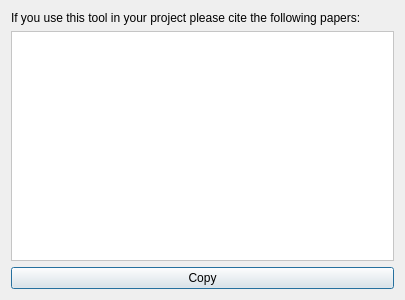
<?xml version="1.0" encoding="UTF-8"?>
<ui version="4.0">
 <class>DialogCitations</class>
 <widget class="QDialog" name="DialogCitations">
  <property name="geometry">
   <rect>
    <x>0</x>
    <y>0</y>
    <width>405</width>
    <height>300</height>
   </rect>
  </property>
  <property name="windowTitle">
   <string>Citations</string>
  </property>
  <layout class="QVBoxLayout" name="verticalLayout_2">
   <item>
    <layout class="QVBoxLayout" name="verticalLayout">
     <item>
      <widget class="QLabel" name="labelCitations">
       <property name="text">
        <string>If you use this tool in your project please cite the following papers:</string>
       </property>
      </widget>
     </item>
     <item>
      <widget class="QTextBrowser" name="textBrowserCitations">
       <property name="styleSheet">
        <string notr="true">background-color: rgb(255, 255, 255);
color: rgb(0, 0, 0);
</string>
       </property>
       <property name="openExternalLinks">
        <bool>true</bool>
       </property>
      </widget>
     </item>
     <item>
      <widget class="QPushButton" name="pushButtonCopyCitations">
       <property name="toolTip">
        <string>Copy citations to clipbord</string>
       </property>
       <property name="text">
        <string>Copy</string>
       </property>
      </widget>
     </item>
    </layout>
   </item>
  </layout>
 </widget>
 <resources/>
 <connections>
  <connection>
   <sender>pushButtonCopyCitations</sender>
   <signal>clicked()</signal>
   <receiver>DialogCitations</receiver>
   <slot>onCopyCitationsToClipboardPressed()</slot>
   <hints>
    <hint type="sourcelabel">
     <x>197</x>
     <y>282</y>
    </hint>
    <hint type="destinationlabel">
     <x>394</x>
     <y>224</y>
    </hint>
   </hints>
  </connection>
 </connections>
 <slots>
  <slot>onCopyCitationsToClipboardPressed()</slot>
 </slots>
</ui>
